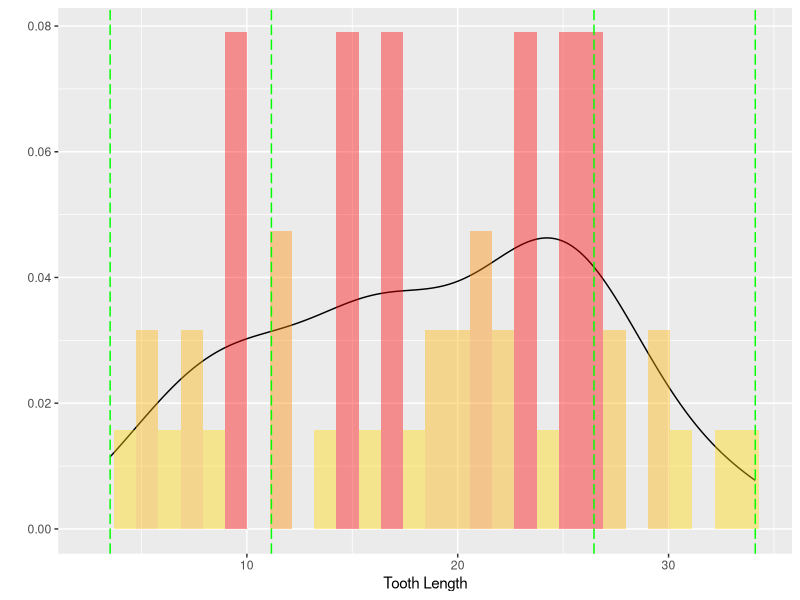
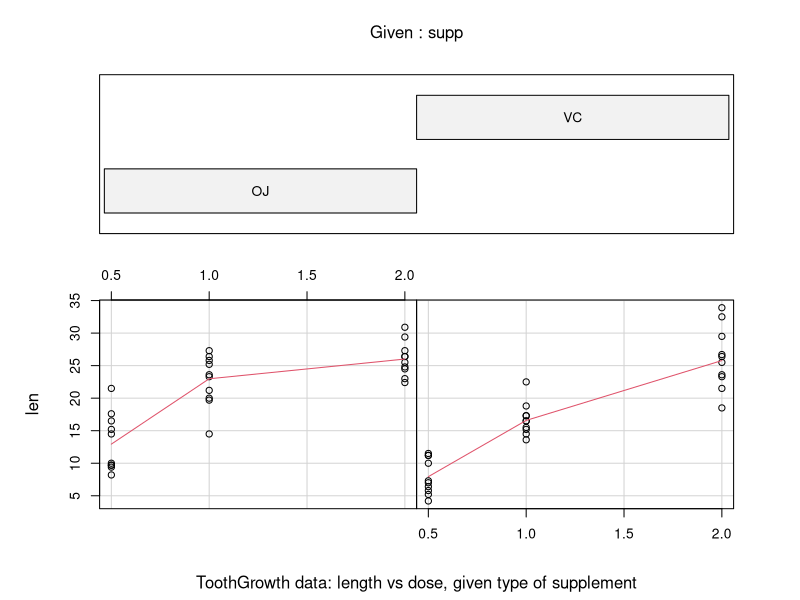

Write the R code that produced these figures, in order.
## ---- chunk 1
require(datasets); require(graphics); data(ToothGrowth); head(ToothGrowth)
suppressMessages(require(ggplot2))
m0 <- mean(ToothGrowth$len)
s0 <- sd(ToothGrowth$len)
p0 <- qplot(ToothGrowth$len, geom = "blank", xlab="Tooth Length") +
   geom_line(aes(y = ..density..), stat = 'density') +  
   geom_histogram(aes(y=..density.., fill = ..density..), alpha = 0.4) +
   scale_fill_gradient("Count", low = "yellow", high = "red", guide = F) +
   geom_vline(xintercept = m0+c(-1*s0, s0, -2*s0, 2*s0), 
              colour="green", linetype = "longdash")
suppressMessages(print(p0))
## ---- chunk 2
require(graphics)
coplot(len ~ dose | supp, data = ToothGrowth, panel = panel.smooth,
       xlab = "ToothGrowth data: length vs dose, given type of supplement")
## ---- chunk 3
vcHalf<-ToothGrowth[1:10,1]; vcOne<-ToothGrowth[11:20,1]; vcTwo<-ToothGrowth[21:30,1]
ojHalf<-ToothGrowth[31:40,1]; ojOne<-ToothGrowth[41:50,1]; ojTwo<-ToothGrowth[51:60,1]
vc<-c(vcHalf, vcOne, vcTwo)
oj<-c(ojHalf, ojOne, ojTwo)
half<-c(vcHalf,ojHalf)
one<-c(vcOne,ojOne)
two<-c(vcTwo,ojTwo)

vcVSoj <- t.test(oj, vc, paired=T)
halfVsOne <- t.test(one, half, paired=T)
halfVsTwo <- t.test(two, half, paired=T)
oneVsTwo <- t.test(two, one, paired=T)

sprintf("OJ vs VC between %2.2f and %2.2f with a mean of %2.2f",
        vcVSoj$conf.int[1], vcVSoj$conf.int[2], vcVSoj$estimate)

sprintf("Half vs One mg between %2.2f and %2.2f with a mean of %2.2f",
        halfVsOne$conf.int[1], halfVsOne$conf.int[2], halfVsOne$estimate)

sprintf("One vs Two mg between %2.2f and %2.2f with a mean of %2.2f",
        oneVsTwo$conf.int[1], oneVsTwo$conf.int[2], oneVsTwo$estimate)
